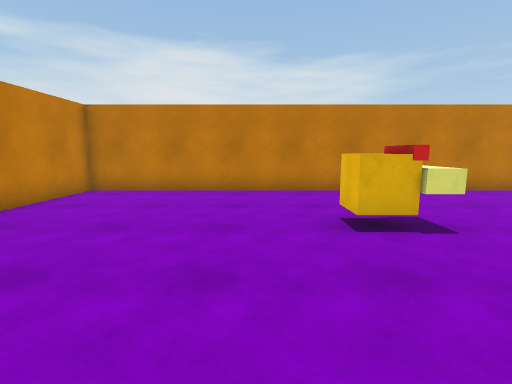
View 1 (above)

16 first-person views from a walk through a 3-D level made in the Unity game engine. The camera is 1.3 m above the floor, tilts 8° down and sees 85° across. The floor is counted in squares, 1 m on a side. Each view is taken from the middle of a square. On the plan, view 1 faces up. The plan holds only what a view shows up to about 13 squares ahead; the rest is blank. Door leaves are left out, so doorways stand open.

View 2
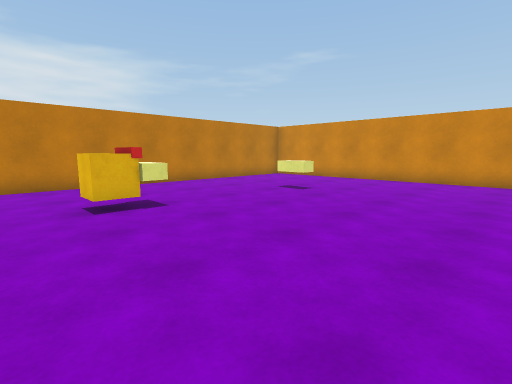

View 3
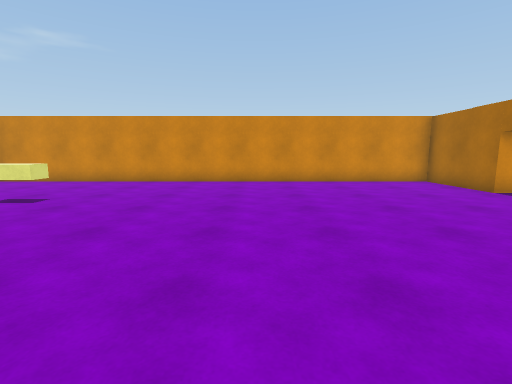

View 4
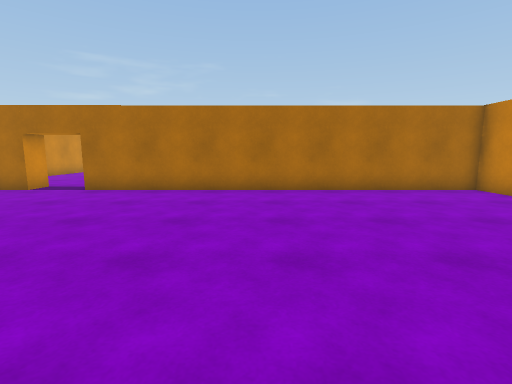

View 5
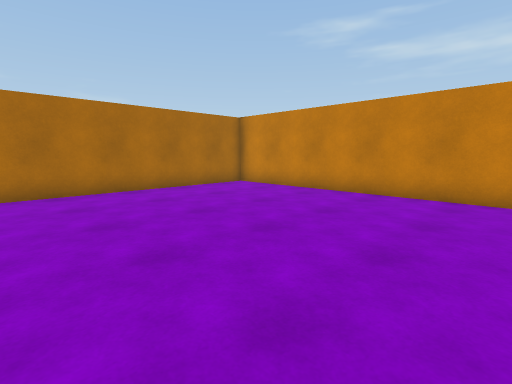

View 6
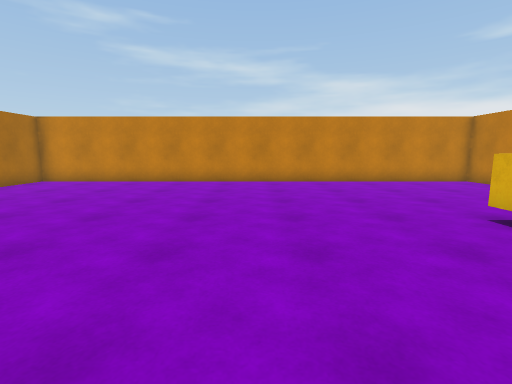

View 7
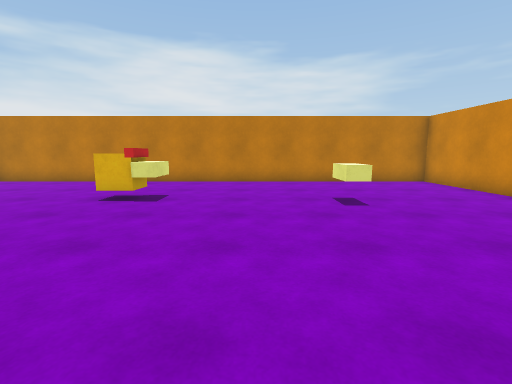

View 8
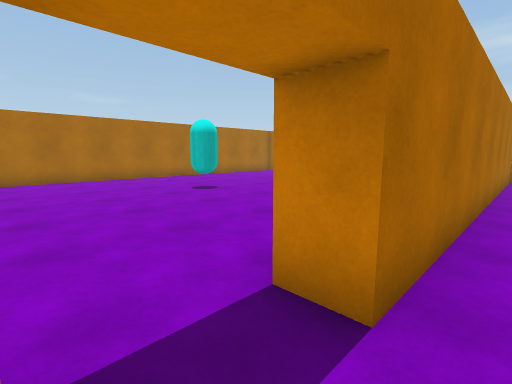

View 9
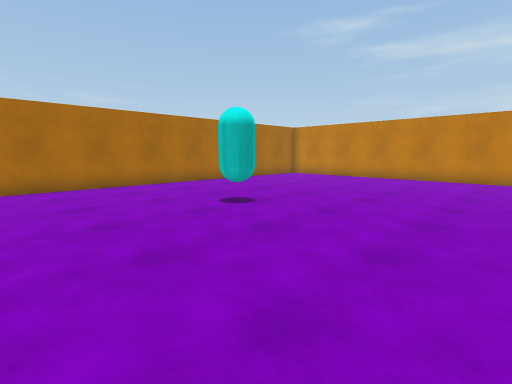

View 10
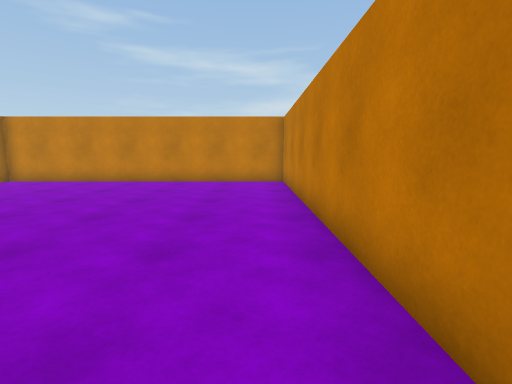

View 11
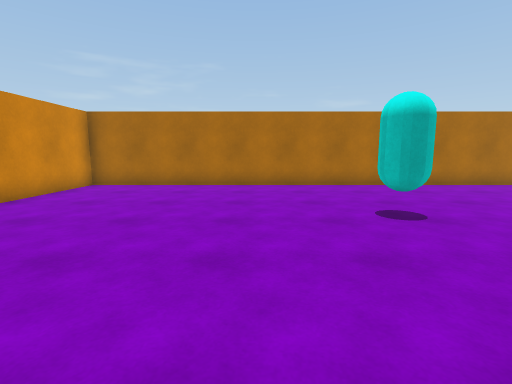

View 12
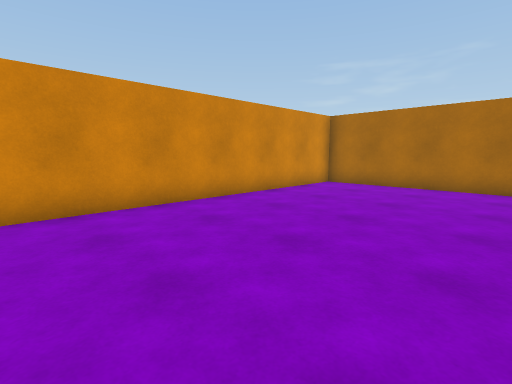

View 13
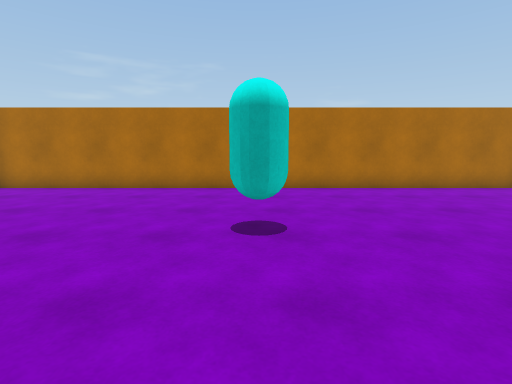

View 14
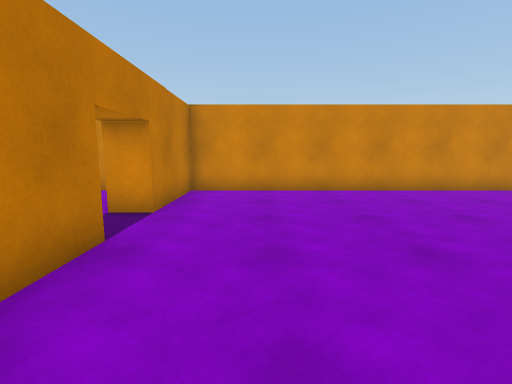

View 15
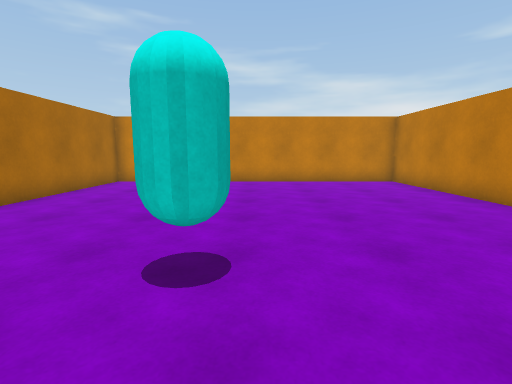

View 16
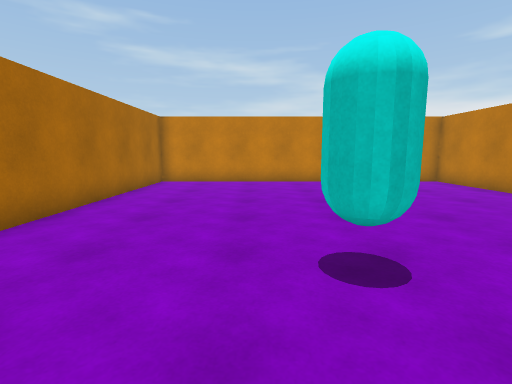

### Floor plan
Points are (right, up) in squares from view 1. A wall is a line through its corners. A room is listed if a view was taken in it or the views show most of it. See-through windows are left out.
Room 1 (views 1, 2, 3, 4, 5, 6, 7, 8)
walls: (10, -9.7) (13.6, -9.7) (13.6, 9.6) (-5.8, 9.6) (-5.8, -9.7) (8, -9.7)
ways out: open door at (9, -10) to room 2
objects: other object (3, 5); yellow block (9, 4)
Room 2 (views 9, 10, 11, 12, 13, 14, 15, 16)
walls: (8, -9.7) (8, -10.7) (-5.8, -10.7) (-5.8, -23.3) (13.6, -23.3) (13.6, -10.7) (10, -10.7) (10, -9.7)
ways out: open door at (9, -10) to room 1
objects: cyan capsule (4, -18)

Positions as (right, up) in squares from view 1, and headings:
1: (0, 0), facing up
2: (0, -2), facing up-right
3: (1, -2), facing right
4: (2, 0), facing down
5: (3, 0), facing down-left
6: (7, 0), facing left
7: (6, -3), facing up
8: (10, -9), facing down-left
9: (9, -12), facing down-left
10: (7, -12), facing left
11: (7, -12), facing down
12: (7, -12), facing down-right
13: (4, -13), facing down
14: (4, -13), facing right
15: (7, -17), facing left
16: (7, -19), facing left
